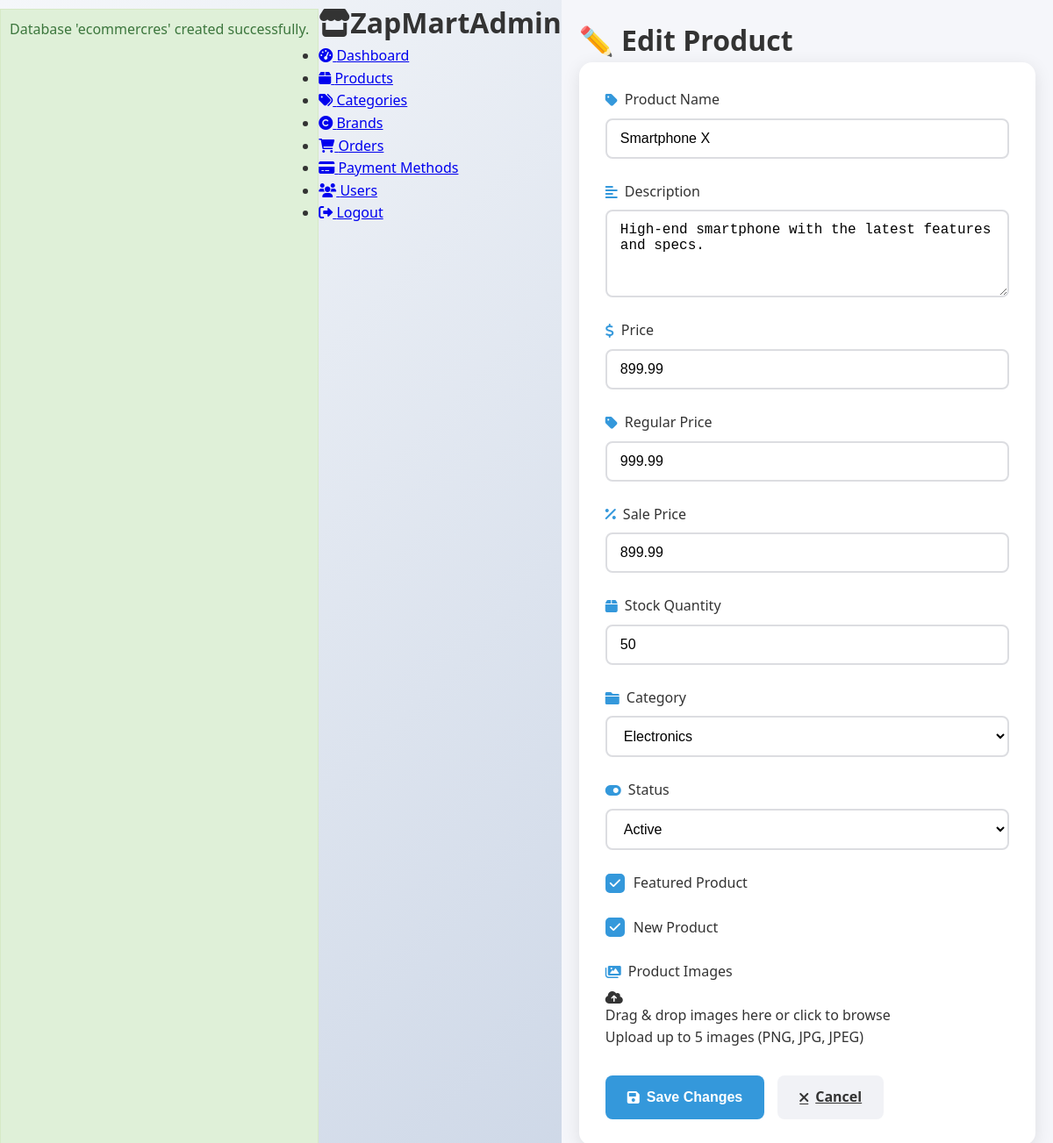
Page /admin/edit-product.php?id=1 (signed in) on the committed database.
### tables this page shows
CREATE TABLE IF NOT EXISTS `products` (
    `id` int(11) NOT NULL AUTO_INCREMENT,
    `name` varchar(255) NOT NULL,
    `slug` varchar(255) NOT NULL,
    `description` text DEFAULT NULL,
    `short_description` text DEFAULT NULL,
    `price` decimal(10,2) NOT NULL,
    `regular_price` decimal(10,2) DEFAULT NULL,
    `sale_price` decimal(10,2) DEFAULT NULL,
    `stock` int(11) NOT NULL DEFAULT 0,
    `sku` varchar(50) DEFAULT NULL,
    `image` varchar(255) DEFAULT NULL,
    `category_id` int(11) DEFAULT NULL,
    `status` enum('active','inactive') NOT NULL DEFAULT 'active',
    `is_featured` tinyint(1) NOT NULL DEFAULT 0,
    `is_deal` tinyint(1) NOT NULL DEFAULT 0,
    `is_new` tinyint(1) NOT NULL DEFAULT 0,
    `average_rating` decimal(3,1) NOT NULL DEFAULT 0.0,
    `reviews_count` int(11) NOT NULL DEFAULT 0,
    `sales_count` int(11) NOT NULL DEFAULT 0,
    `created_at` timestamp NOT NULL DEFAULT current_timestamp(),
    `updated_at` timestamp NOT NULL DEFAULT current_timestamp() ON UPDATE current_timestamp(),
    `brand_id` int(11) DEFAULT NULL,
    PRIMARY KEY (`id`),
    UNIQUE KEY `slug` (`slug`),
    KEY `category_id` (`category_id`),
    KEY `status` (`status`),
    CONSTRAINT `products_ibfk_1` FOREIGN KEY (`category_id`) REFERENCES `categories` (`id`) ON DELETE SET NULL,
    CONSTRAINT `products_ibfk_2` FOREIGN KEY (`brand_id`) REFERENCES `brands` (`id`) ON DELETE SET NULL
);

CREATE TABLE IF NOT EXISTS `categories` (
    `id` int(11) NOT NULL AUTO_INCREMENT,
    `name` varchar(100) NOT NULL,
    `slug` varchar(100) NOT NULL,
    `description` text DEFAULT NULL,
    `image` varchar(255) DEFAULT NULL,
    `icon` varchar(50) DEFAULT NULL,
    `parent_id` int(11) DEFAULT NULL,
    `status` enum('active','inactive') NOT NULL DEFAULT 'active',
    `created_at` timestamp NOT NULL DEFAULT current_timestamp(),
    `updated_at` timestamp NOT NULL DEFAULT current_timestamp() ON UPDATE current_timestamp(),
    PRIMARY KEY (`id`),
    UNIQUE KEY `slug` (`slug`),
    KEY `parent_id` (`parent_id`),
    CONSTRAINT `categories_ibfk_1` FOREIGN KEY (`parent_id`) REFERENCES `categories` (`id`) ON DELETE SET NULL
);

### admin/edit-product.php (the view, shortened to what this page needs)
<?php
require_once '../config/database.php';
require_once '../includes/functions.php';
$product_id = isset($_GET['id']) ? (int)$_GET['id'] : 0;
try {
    $stmt = $conn->prepare("
        SELECT p.*, c.name as category_name
        FROM products p
        LEFT JOIN categories c ON p.category_id = c.id
        WHERE p.id = ?
    ");
    $stmt->execute([$product_id]);
    $product = $stmt->fetch();
} catch (PDOException $e) {
    $_SESSION['error_msg'] = "Error fetching product: " . $e->getMessage();
    header('Location: products.php');
    exit;
}
try {
    $stmt = $conn->query("SELECT id, name FROM categories ORDER BY name");
    $categories = $stmt->fetchAll();
} catch (PDOException $e) {
    $categories = [];
    $_SESSION['error_msg'] = "Error fetching categories: " . $e->getMessage();
}
?>
<!DOCTYPE html>
<html lang="en">
<head>
    <link rel="stylesheet" href="../assets/css/style.css">
    <link rel="stylesheet" href="https://cdnjs.cloudflare.com/ajax/libs/font-awesome/6.0.0/css/all.min.css">
</head>
<body>
    <?php include 'sidebar.php'; ?>
    <div class="main-content">
        <div class="page-header">
            <h1 class="page-title">
                <span class="page-emoji">✏️</span>
                Edit Product
            </h1>
        </div>
        <div class="form-container">
            <form method="POST" enctype="multipart/form-data" id="productForm">
                <div class="form-group">
                    <label class="form-label">
                        <i class="fas fa-tag"></i>
                        Product Name
                    </label>
                    <input type="text" name="name" class="form-control" required
                           value="<?php echo htmlspecialchars($product['name']); ?>">
                </div>
                <div class="form-group">
                    <label class="form-label">
                        <i class="fas fa-align-left"></i>
                        Description
                    </label>
                    <textarea name="description" class="form-control" rows="4" required><?php echo htmlspecialchars($product['description']); ?></textarea>
                </div>
                <div class="form-group">
                    <label class="form-label">
                        <i class="fas fa-dollar-sign"></i>
                        Price
                    </label>
                    <input type="number" name="price" class="form-control" step="0.01" required
                           value="<?php echo $product['price']; ?>">
                </div>
                <div class="form-group">
                    <label class="form-label">
                        <i class="fas fa-tag"></i>
                        Regular Price
                    </label>
                    <input type="number" name="regular_price" class="form-control" step="0.01"
                           value="<?php echo $product['regular_price']; ?>">
                </div>
                <div class="form-group">
                    <label class="form-label">
                        <i class="fas fa-percentage"></i>
                        Sale Price
                    </label>
                    <input type="number" name="sale_price" class="form-control" step="0.01"
                           value="<?php echo $product['sale_price']; ?>">
                </div>
                <div class="form-group">
                    <label class="form-label">
                        <i class="fas fa-box"></i>
                        Stock Quantity
                    </label>
                    <input type="number" name="stock" class="form-control" required
                           value="<?php echo $product['stock']; ?>">
                </div>
                <div class="form-group">
                    <label class="form-label">
                        <i class="fas fa-folder"></i>
                        Category
                    </label>
                    <select name="category_id" class="form-control" required>
                        <?php foreach ($categories as $category): ?>
                            <option value="<?php echo $category['id']; ?>"
                                    <?php echo $category['id'] == $product['category_id'] ? 'selected' : ''; ?>>
                                <?php echo htmlspecialchars($category['name']); ?>
                            </option>
                        <?php endforeach; ?>
                    </select>
                </div>
                <div class="form-group">
                    <label class="form-label">
                        <i class="fas fa-toggle-on"></i>
                        Status
                    </label>
                    <select name="status" class="form-control" required>
                        <option value="active" <?php echo $product['status'] == 'active' ? 'selected' : ''; ?>>Active</option>
                    </select>
                </div>
                <div class="form-group">
                    <label class="custom-checkbox">
                        <span class="checkbox-icon">
                            <i class="fas fa-check"></i>
                        </span>
                        Featured Product
                    </label>
                </div>
                <div class="form-group">
                    <label class="custom-checkbox">
                        <span class="checkbox-icon">
                            <i class="fas fa-check"></i>
                        </span>
                        New Product
                    </label>
                </div>
                <div class="form-group">
                    <label class="form-label">
                        <i class="fas fa-images"></i>
                        Product Images
                    </label>
                    <div class="image-upload" id="imageUpload">
                        <i class="fas fa-cloud-upload-alt upload-icon"></i>
                        <p class="upload-text">Drag & drop images here or click to browse</p>
                        <p class="form-text">Upload up to 5 images (PNG, JPG, JPEG)</p>
                    </div>
                </div>
                <div class="action-buttons">
                    <button type="submit" class="btn btn-primary">
                        <i class="fas fa-save"></i>
                        Save Changes
                    </button>
                    <a href="products.php" class="btn btn-secondary">
                        <i class="fas fa-times"></i>
                        Cancel
                    </a>
                </div>
            </form>
        </div>
    </div>
</body>
</html>

### assets/css/style.css (style rules this page uses)
* { margin: 0; padding: 0; box-sizing: border-box; }
:root { --primary-color: #232f3e; --secondary-color: #febd69; --text-color: #333; --light-gray: #f5f5f5; --border-color: #ddd; }
body { font-family: Arial, sans-serif; line-height: 1.6; color: var(--text-color); }

### admin/edit-product.php (style rules this page uses)
:root { --primary-color: #3498db; --secondary-color: #2ecc71; --danger-color: #e74c3c; --warning-color: #f1c40f; --text-color: #333; --light-bg: #f5f6fa; --border-color: #dcdde1; --white: #ffffff; }
body { font-family: 'Segoe UI', Tahoma, Geneva, Verdana, sans-serif; margin: 0; padding: 0; min-height: 100vh; background: linear-gradient(135deg, #f5f7fa 0%, #c3cfe2 100%); display: flex; }
.main-content { flex: 1; padding: 20px; background: var(--light-bg); min-height: 100vh; overflow-y: auto; }
.form-container { background: var(--white); border-radius: 15px; box-shadow: 0 5px 20px rgba(0,0,0,0.1); padding: 30px; margin-bottom: 20px; transform: translateY(20px); opacity: 0; animation: slideIn 0.6s forwards; }
.form-group { margin-bottom: 25px; position: relative; transition: transform 0.3s ease; }
.form-label { display: block; margin-bottom: 8px; color: var(--text-color); font-weight: 500; display: flex; align-items: center; gap: 8px; }
.form-label i { color: var(--primary-color); }
.form-control { width: 100%; padding: 12px 15px; border: 2px solid var(--border-color); border-radius: 8px; font-size: 1rem; transition: all 0.3s ease; background: var(--white); }
.custom-checkbox { display: flex; align-items: center; gap: 10px; cursor: pointer; user-select: none; }
.checkbox-icon { width: 22px; height: 22px; border: 2px solid var(--border-color); border-radius: 5px; display: flex; align-items: center; justify-content: center; transition: all 0.3s ease; }
.custom-checkbox input:checked + .checkbox-icon { background: var(--primary-color); border-color: var(--primary-color); }
.checkbox-icon i { color: white; font-size: 14px; opacity: 0; transform: scale(0); transition: all 0.3s ease; }
.custom-checkbox input:checked + .checkbox-icon i { opacity: 1; transform: scale(1); }
.action-buttons { display: flex; gap: 15px; margin-top: 30px; }
.btn { padding: 12px 25px; border: none; border-radius: 8px; font-size: 1rem; font-weight: 600; cursor: pointer; display: inline-flex; align-items: center; gap: 8px; transition: all 0.3s ease; }
.btn-primary { background: var(--primary-color); color: var(--white); }
.btn-secondary { background: #f1f2f6; color: var(--text-color); }

### rows in the picture
products: name "Smartphone X", description "High-end smartphone with the latest features and specs.", price "899.99", regular_price "999.99", sale_price "899.99", stock "50", category_id "Electronics", status "Active"

### other values in the picture
$db_name "ecommercres"
